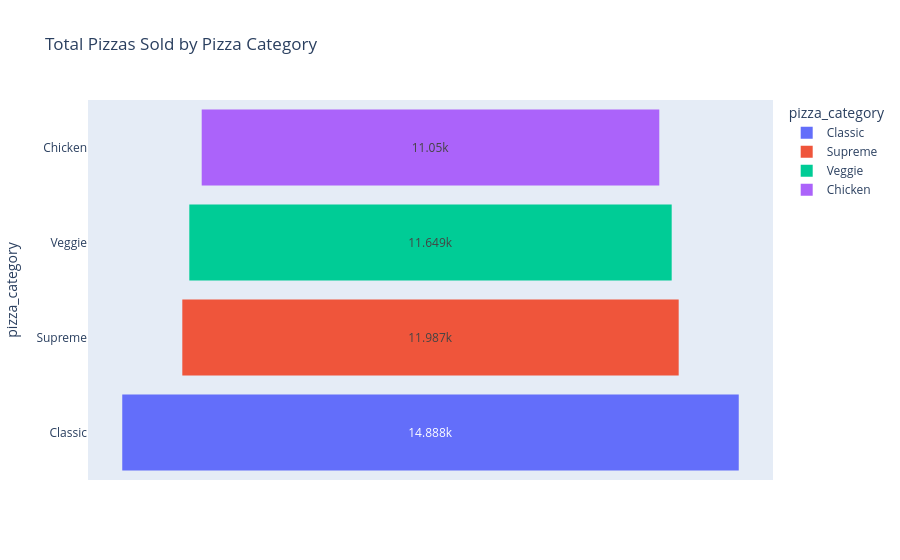

Write notebook code for a chart like this one.
### Code cell
category_quantity = df.groupby('pizza_category')['quantity'].sum().reset_index()

print(category_sales)
import plotly.express as px
fig = px.funnel(
    category_quantity.sort_values(by='quantity', ascending=False),
    x='quantity',
    y='pizza_category',
    color='pizza_category',
    title='Total Pizzas Sold by Pizza Category'
)

fig.show()

### Figure 1 — Plotly figure (JSON) as saved in the notebook; plotly's stock layout.template omitted (floating-point values rounded to 4 significant figures)
{"data": [{"hovertemplate": "pizza_category=%{y}<br>quantity=%{x}<extra></extra>", "legendgroup": "Classic", "marker": {"color": "#636efa"}, "name": "Classic", "orientation": "h", "showlegend": true, "type": "funnel", "x": [14888], "xaxis": "x", "y": ["Classic"], "yaxis": "y"}, {"hovertemplate": "pizza_category=%{y}<br>quantity=%{x}<extra></extra>", "legendgroup": "Supreme", "marker": {"color": "#EF553B"}, "name": "Supreme", "orientation": "h", "showlegend": true, "type": "funnel", "x": [11987], "xaxis": "x", "y": ["Supreme"], "yaxis": "y"}, {"hovertemplate": "pizza_category=%{y}<br>quantity=%{x}<extra></extra>", "legendgroup": "Veggie", "marker": {"color": "#00cc96"}, "name": "Veggie", "orientation": "h", "showlegend": true, "type": "funnel", "x": [11649], "xaxis": "x", "y": ["Veggie"], "yaxis": "y"}, {"hovertemplate": "pizza_category=%{y}<br>quantity=%{x}<extra></extra>", "legendgroup": "Chicken", "marker": {"color": "#ab63fa"}, "name": "Chicken", "orientation": "h", "showlegend": true, "type": "funnel", "x": [11050], "xaxis": "x", "y": ["Chicken"], "yaxis": "y"}], "layout": {"autosize": true, "legend": {"title": {"text": "pizza_category"}, "tracegroupgap": 0}, "title": {"text": "Total Pizzas Sold by Pizza Category"}, "xaxis": {"anchor": "y", "autorange": true, "domain": [0, 1], "range": [-8271.0, 8271.0], "title": {"text": "quantity"}, "type": "linear"}, "yaxis": {"anchor": "x", "autorange": true, "categoryarray": ["Chicken", "Veggie", "Supreme", "Classic"], "categoryorder": "array", "domain": [0, 1], "range": [3.5, -0.5], "title": {"text": "pizza_category"}, "type": "category"}}}
